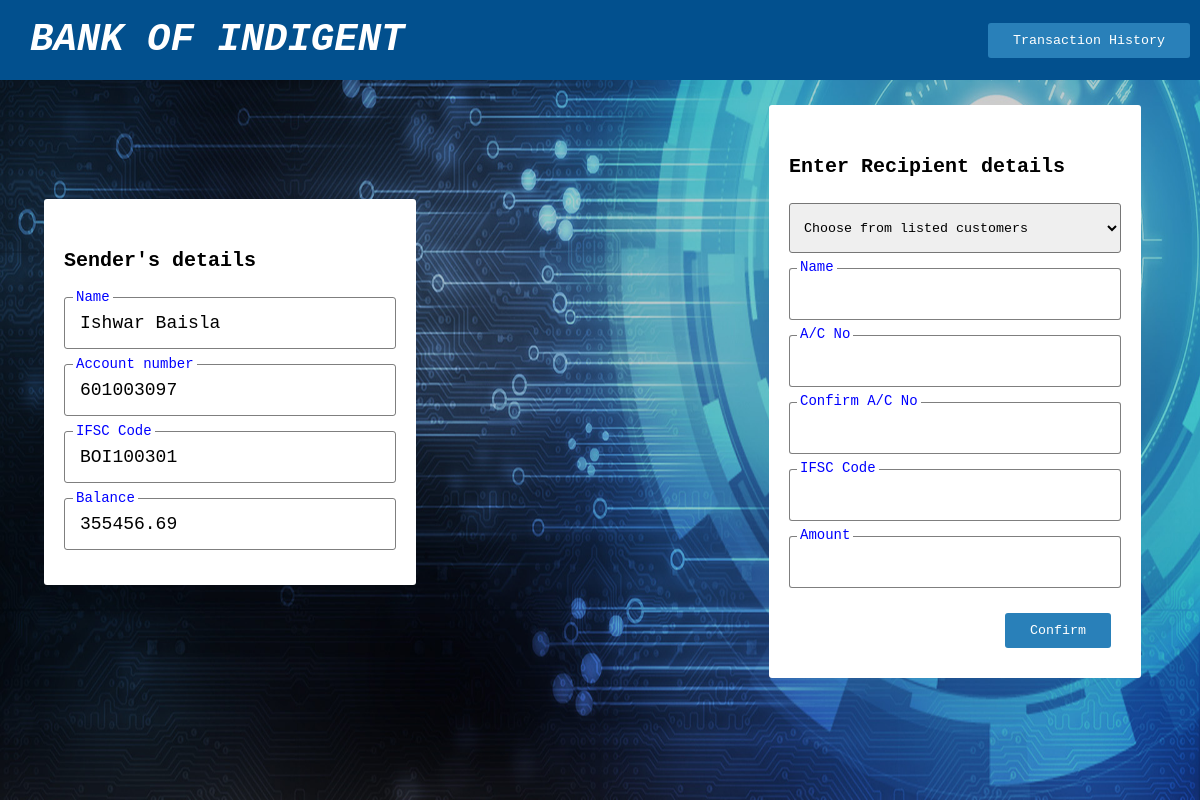
The app's page /transaction.php?c_id=3 with its own data.
### tables this page shows
CREATE TABLE `customers` (
  `customer_id` int(100) NOT NULL,
  `name` varchar(50) NOT NULL,
  `account_num` varchar(20) NOT NULL,
  `IFSC_Code` varchar(10) NOT NULL,
  `email` varchar(40) NOT NULL,
  `contact_num` varchar(15) NOT NULL,
  `location` varchar(30) NOT NULL,
  `State` varchar(20) NOT NULL,
  `current_balance` double NOT NULL
);

### transaction.php (the view, shortened to what this page needs)
<?php
    require_once("connection.php");
    $name = '';
    $recipient_account_num = '';
    if(isset($_GET['c_id'])){
        $customer_id = $_GET['c_id'];
        $sql = "SELECT name, account_num, IFSC_Code, current_balance FROM customers WHERE customer_id='$customer_id'";
        $result = $conn->query($sql);
        if($result->num_rows == 1){
            $row = $result->fetch_assoc();
            $sender_name = $row['name'];
            $sender_acc_num = $row['account_num'];
            $sender_ifsc_code = $row['IFSC_Code'];
            $sender_balance = $row['current_balance'];
        }
        else {
            header('Location: index.php');
            $_SESSION['message'] = 'Invalid customer ID';
            $_SESSION['message-css'] = 'error-msg';
            exit;
        }
    }
    else{
        $_SESSION['message'] = 'Invalid customer ID';
        $_SESSION['message-css'] = 'error-msg';
        header('Location: index.php');
        exit;
    }
?>
<!DOCTYPE html>
<html lang="en">
<head>
    <link rel="stylesheet" href="public/CSS/styles.css">
</head>
<body>
    <img src="public/CSS/transactionbg.jpg" class="index-bg">
    <div class="wrapper1">
        <div class="header-text">
        <a href="index.php" class="header-text"> BANK OF INDIGENT </a>
        </div>
        <div class="t-details">
        <button class="t-details-btn" type="toggle" onclick="show_transaction_details()">Transaction History</button>
        </div>
    </div>
        <div class="wrapper">
            <div class="child">
                <div class="card">
                    <h3 class="header">
                        Sender's details
                    </h3>
                    <div class="sender-detail">
                        <label>Name </label>
                        <div><?php echo $sender_name; ?></div>
                    </div>
                    <div class="sender-detail">
                        <label>Account number </label>
                        <div><?php echo $sender_acc_num; ?></div>
                    </div>
                    <div class="sender-detail">
                        <label>IFSC Code </label>
                        <div><?php echo $sender_ifsc_code; ?></div>
                    </div>
                    <div class="sender-detail">
                        <label>Balance </label>
                        <div><?php echo $sender_balance; ?></div>
                    </div>
                </div>
            </div>
            <div class="partition">
                <div class="progress-bar-container border">
                </div>
            </div>
            <div class="child">
                <div class="card">
                    <h3 class="header">
                    Enter Recipient details
                    </h3>
                    <?php
                        $sql = "SELECT * FROM customers ORDER BY name";
                        $result = $conn->query($sql);
                    ?>
                    <form id="transaction-form" action="" method="post" class="form">
                        <?php if($result->num_rows > 0){ ?>
                        <div class="input-container">
                            <select id="fetch-customer" class="custom-select">
                            <option value="">Choose from listed customers</option>
                            </select>
                        </div>
                        <?php } ?>
                        <div class="input-container">
                            <label for="name" >Name </label>
                            <input class="transaction-input" type="text" name="name" class="input" value="<?php echo $name; ?>">
                        </div>
                        <div class="input-container">
                            <label for="account_num">A/C No </label>
                            <input class="transaction-input" type="number" name="account_num" class="input" value="<?php echo $recipient_account_num; ?>">
                        </div>
                        <div class="input-container">
                            <label for="c_account_num">Confirm A/C No </label>
                            <input class="transaction-input" type="number" name="c_account_num" class="input" >
                        </div>
                        <div class="input-container">
                            <label for="ifsc_code">IFSC Code </label>
                            <input class="transaction-input" type="text" name="ifsc_code" class="input" >
                        </div>
                        <div class="input-container">
                            <label for="amount">Amount </label>
                            <input class="transaction-input" type="number" step="0.000001" name="amount" class="input" >
                        </div>
                        <div class="button-container">
                            <button id="make-transaction-btn" type="submit" class="button">Confirm</button>
                        </div>
                    </form>
                </div>
            </div>
        </div>
</body>
</html>

### Public/CSS/styles.css (style rules this page uses)
* { margin: 0; padding: 0; font-family: courier new; }
.progress-bar-container { width: 300px; }
.t-details-btn { padding: 10px 25px; border-radius: 3px; border: none; background: #2980b9; color: white; margin: 10px; cursor: pointer; }
.wrapper { display: flex; padding: 25px; }
.header { margin-bottom: 25px; font-size: 20px; }
.child { flex: 1; display: flex; flex-direction: column; align-items: center; justify-content: center; }
.custom-select { width: 100%; height: 50px; padding: 0px 10px; border-radius: 3px; }
.input-container { position: relative; margin-bottom: 15px; }
.input-container > input { border : 0.5px solid rgba(0,0,0,0.5); border-radius: 3px; height: 50px; padding : 0px 15px; width: 300px; font-size : 18px; }
.input-container > label { position: absolute; left : 8px; top : -9px; background: white; padding : 0px 3px; color : blue; transition: 400ms; font-size: 14px; }
.sender-detail { display: flex; justify-content: flex-start; align-items: center; border : 0.5px solid rgba(0,0,0,0.5); border-radius: 3px; height: 50px; padding : 0px 15px; width: 300px; font-size : 18px; position: relative; margin-bottom: 15px; }
.sender-detail > label { position: absolute; left : 8px; top : -9px; background: white; padding : 0px 3px; color : blue; transition: 400ms; font-size: 14px; }
.button-container { display: flex; justify-content: flex-end; }
.button { padding: 10px 25px; border-radius: 3px; border: none; background: #2980b9; color: white; margin: 10px; }
.partition { display: flex; align-items: center; color: #ffffff; }
.wrapper1 { background: rgb(2 80 142); height: 10vh; display: flex; width: 100%; justify-content: space-between; align-items: center; position: sticky; position: -webkit-sticky; top: 0; }
.header-text { flex: 1; display: flex; flex-direction: column; display: flex; padding-left: 15px; justify-content: center; font-family: monospace; font-size: xxx-large; color: white; font-weight: 600; font-style: italic; height: 10vh; text-decoration: none; }
.index-bg { height: 100vh; width: 100vw; position: absolute; left : 0; top : 0; position: fixed; z-index: -1; }
input[type=number] { -moz-appearance: textfield; }
.card { position: relative; display: flex; flex-direction: column; padding: 20px; padding-top: 50px; border-radius: 3px; background: white; margin-right: 15px; margin-bottom: 15px; }

### records on screen
customers: name "Ishwar Baisla", account_num "601003097", IFSC_Code "BOI100301", current_balance "355456.69"
